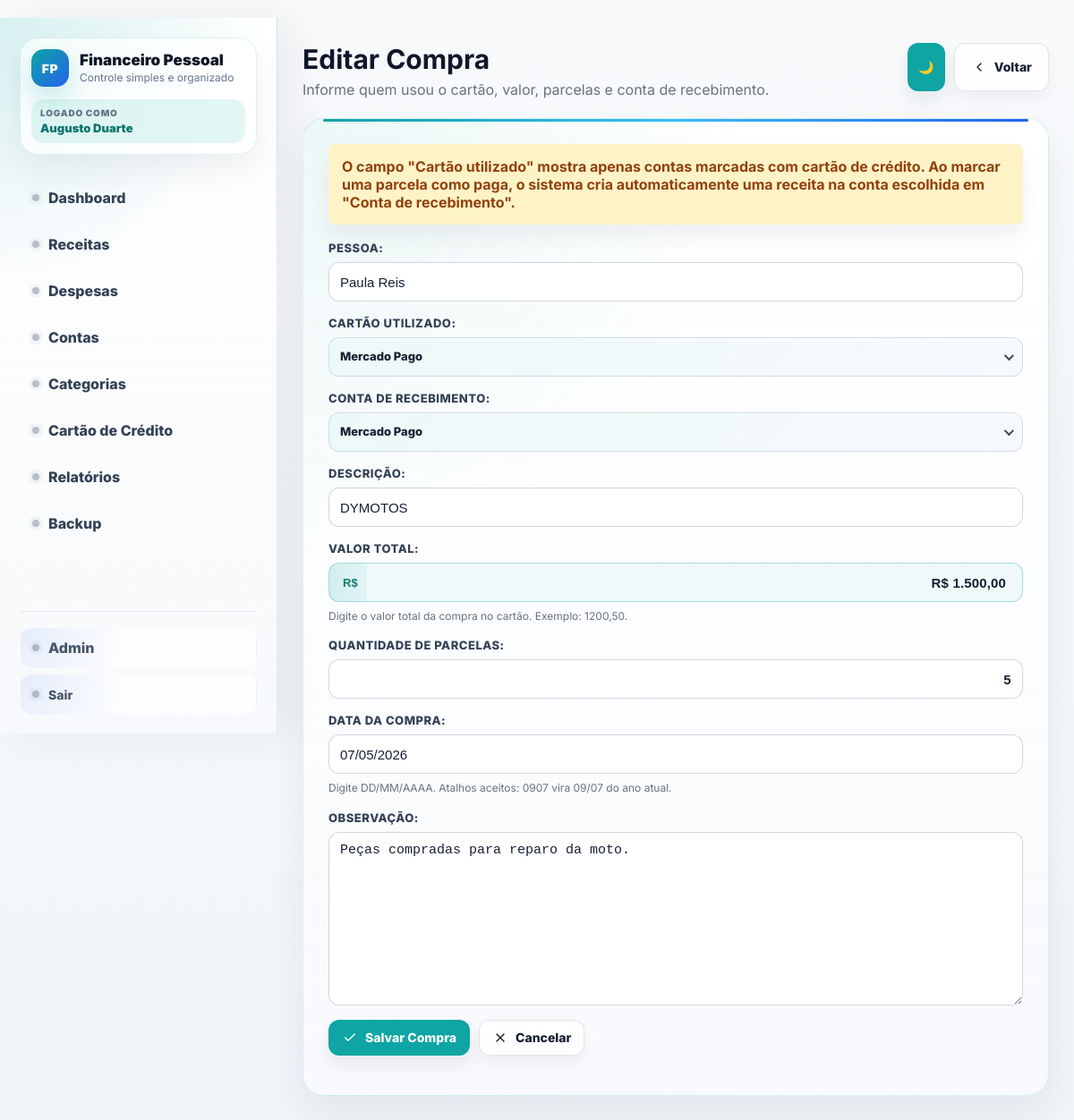
Page /cartao-emprestado/3/editar/ (signed in) on the earlier database version.
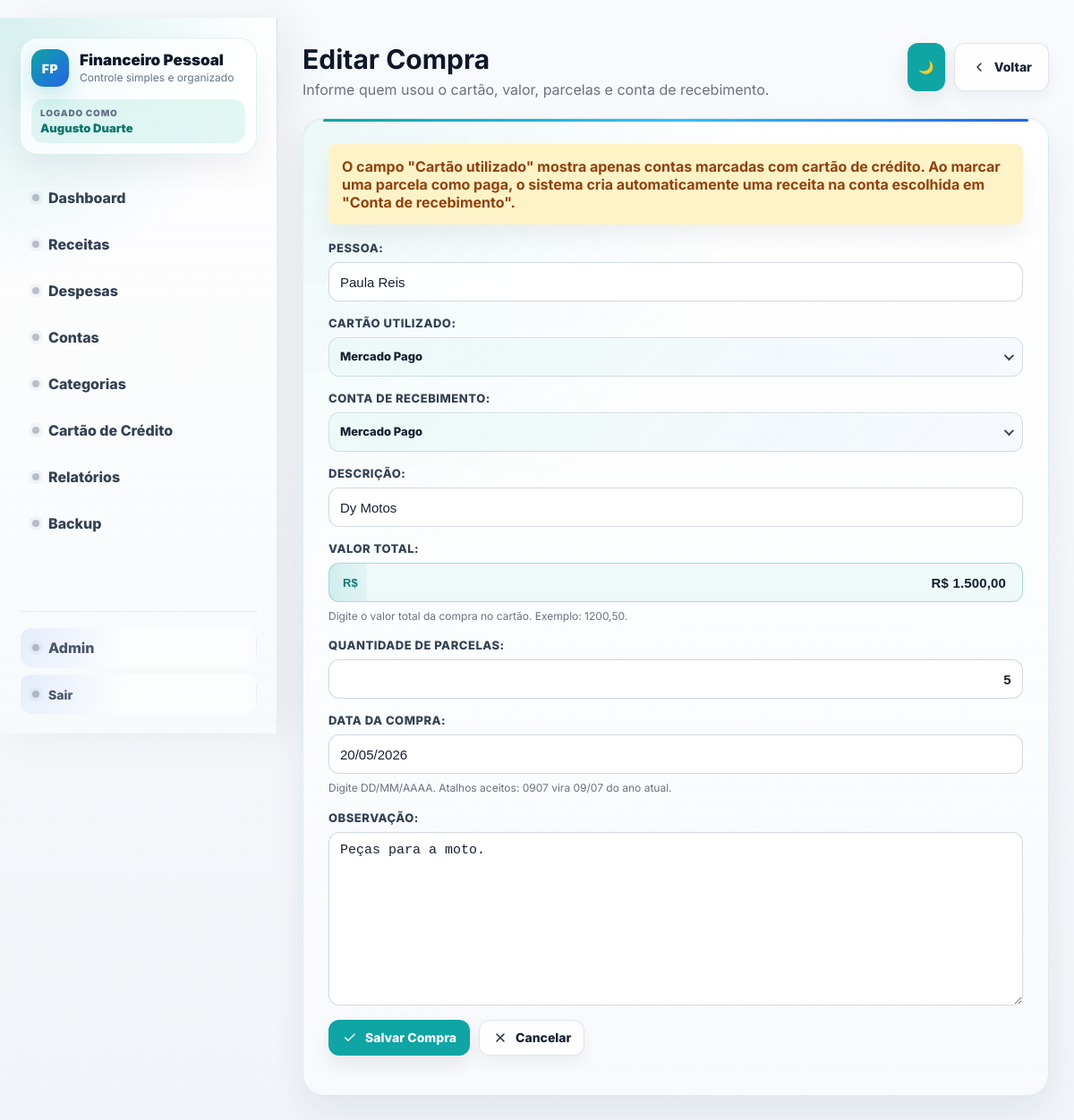
Same page on the later database version.
### financeiro/models.py (models this page shows, shortened)
class EmprestimoCartao(models.Model):
    usuario = models.ForeignKey(settings.AUTH_USER_MODEL, on_delete=models.CASCADE, related_name='compras_cartao')
    pessoa = models.CharField('Pessoa', max_length=120)
    banco = models.CharField(max_length=100)
    cartao_utilizado = models.ForeignKey(
        Conta,
        verbose_name='Cartão utilizado',
        on_delete=models.PROTECT,
        null=True,
        blank=True,
        related_name='emprestimos_cartao_utilizado'
    )
    conta_recebimento = models.ForeignKey(
        Conta,
        verbose_name='Conta de recebimento',
        on_delete=models.PROTECT,
        null=True,
        blank=True,
        related_name='emprestimos_cartao_recebidos'
    )
    descricao = models.CharField('Descrição', max_length=150)
    valor_total = models.DecimalField('Valor total', max_digits=12, decimal_places=2)
    quantidade_parcelas = models.PositiveIntegerField('Quantidade de parcelas')
    data_compra = models.DateField('Data da compra')
    dia_vencimento_cartao = models.PositiveIntegerField('Dia de vencimento do cartão', default=10)
    observacao = models.TextField('Observação', blank=True)
    class Meta:
        verbose_name = 'Cartão de crédito'
        verbose_name_plural = 'Cartões de crédito'

### financeiro/views.py (the view)
# urls.py: path('cartao-emprestado/<int:emprestimo_id>/editar/', login_required(views.editar_emprestimo_cartao), name='editar_emprestimo_cartao'),
def editar_emprestimo_cartao(request, emprestimo_id):
    emprestimo = get_object_or_404(EmprestimoCartao, id=emprestimo_id, usuario=request.user)
    campos_que_recalculam_parcelas = {
        'cartao_utilizado',
        'valor_total',
        'quantidade_parcelas',
        'data_compra',
    }
    if request.method == 'POST':
        form = EmprestimoCartaoForm(request.POST, instance=emprestimo, user=request.user)
        if form.is_valid():
            tem_parcela_paga = emprestimo.parcelas.filter(pago=True).exists()
            deve_recalcular = bool(campos_que_recalculam_parcelas.intersection(form.changed_data))
            if tem_parcela_paga and deve_recalcular:
                messages.error(
                    request,
                    'Este gasto já possui parcelas pagas. Para proteger o histórico, não altere cartão, valor, data ou quantidade de parcelas.'
                )
                contexto = {
                    'form': form,
                    'emprestimo': emprestimo,
                }
                return render(request, 'financeiro/form_emprestimo_cartao.html', contexto)
            emprestimo = form.save(commit=False)
            emprestimo.usuario = request.user
            emprestimo.banco = emprestimo.cartao_utilizado.nome
            emprestimo.dia_vencimento_cartao = emprestimo.cartao_utilizado.dia_vencimento_fatura
            emprestimo.save()
            if deve_recalcular:
                gerar_parcelas_emprestimo(emprestimo)
            return redirect('lista_emprestimos_cartao')
    else:
        form = EmprestimoCartaoForm(instance=emprestimo, user=request.user)
    contexto = {
        'form': form,
        'emprestimo': emprestimo,
    }
    return render(request, 'financeiro/form_emprestimo_cartao.html', contexto)

### financeiro/models.py (called while the page is built)
    def __str__(self):
        return self.nome

### financeiro/templates/financeiro/form_emprestimo_cartao.html (shortened to what this page needs)
﻿{% extends 'financeiro/base.html' %}
{% block page_title %}{% if emprestimo %}Editar Compra{% else %}Nova Compra{% endif %}{% endblock %}
{% block page_subtitle %}Informe quem usou o cartão, valor, parcelas e conta de recebimento.{% endblock %}
{% block page_actions %}
    <a href="/cartao-emprestado/" class="btn btn-light"><span class="btn-icon"><svg viewBox="0 0 24 24" stroke-width="2" stroke-linecap="round" stroke-linejoin="round"><path d="M15 18l-6-6 6-6"></path></svg></span>Voltar</a>
{% endblock %}
{% block content %}
<section class="form-card">
    <div class="alert-warning">
        O campo "Cartão utilizado" mostra apenas contas marcadas com cartão de crédito. Ao marcar uma parcela como paga, o sistema cria automaticamente uma receita na conta escolhida em "Conta de recebimento".
    </div>
    <form method="post">
        {{ form.as_p }}
        <div class="actions">
            <button type="submit" class="btn btn-success"><span class="btn-icon"><svg viewBox="0 0 24 24" stroke-width="2" stroke-linecap="round" stroke-linejoin="round"><path d="M20 6L9 17l-5-5"></path></svg></span>Salvar Compra</button>
            <a href="/cartao-emprestado/" class="btn btn-light"><span class="btn-icon"><svg viewBox="0 0 24 24" stroke-width="2" stroke-linecap="round" stroke-linejoin="round"><path d="M18 6L6 18"></path><path d="M6 6l12 12"></path></svg></span>Cancelar</a>
        </div>
    </form>
</section>
{% endblock %}

Differences in the rows shown:
changed EmprestimoCartao "Paula Reis": descricao "DYMOTOS" → "Dy Motos"; data_compra "07/05/2026" → "20/05/2026"; observacao "Peças compradas para reparo da moto." → "Peças para a moto."
